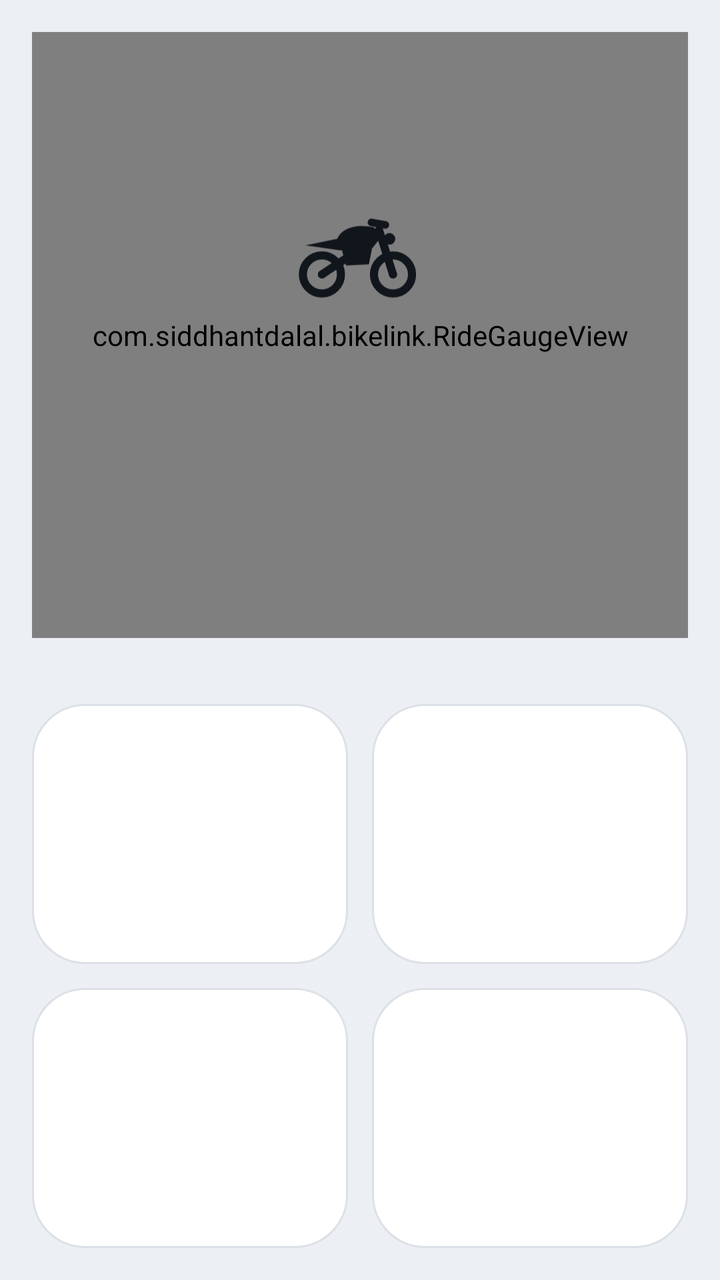
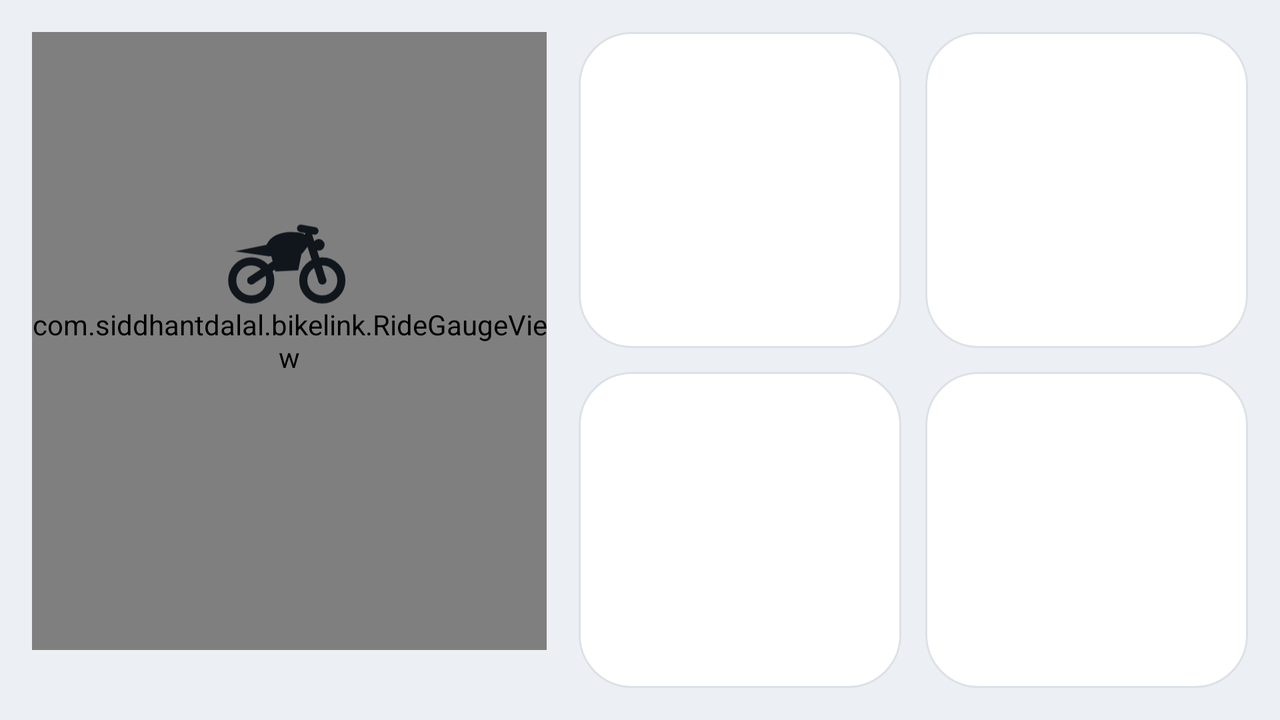

First picture: res/layout/ on a phone held upright. Second picture: the repository's own variant of that layout, on a device whose configuration matches the variant's folder. Source for both follows.
<!-- AndroidManifest.xml: application theme Theme.BikeLink -->
<!-- res/layout/pane_home.xml -->
<?xml version="1.0" encoding="utf-8"?>
<LinearLayout xmlns:android="http://schemas.android.com/apk/res/android"
    android:layout_width="match_parent"
    android:layout_height="match_parent"
    android:background="@drawable/bg_screen"
    android:clickable="true"
    android:focusable="true"
    android:orientation="vertical"
    android:padding="16dp">

    <include
        layout="@layout/dashboard_gauge"
        android:layout_width="match_parent"
        android:layout_height="0dp"
        android:layout_weight="1" />

    <TextView
        android:id="@+id/status_detail"
        android:layout_width="match_parent"
        android:layout_height="wrap_content"
        android:ellipsize="end"
        android:gravity="center"
        android:maxLines="2"
        android:paddingHorizontal="8dp"
        android:textColor="@color/text_secondary"
        android:textSize="14sp" />

    <include
        layout="@layout/dashboard_tiles"
        android:layout_width="match_parent"
        android:layout_height="272dp"
        android:layout_marginTop="14dp" />
</LinearLayout>
<!-- res/layout/dashboard_gauge.xml (included above) -->
<?xml version="1.0" encoding="utf-8"?>
<FrameLayout xmlns:android="http://schemas.android.com/apk/res/android"
    xmlns:tools="http://schemas.android.com/tools"
    android:id="@+id/gauge_frame"
    android:layout_width="match_parent"
    android:layout_height="300dp"
    tools:ignore="MergeRootFrame">

    <View
        android:id="@+id/gauge_glow"
        android:layout_width="match_parent"
        android:layout_height="match_parent" />

    <com.siddhantdalal.bikelink.RideGaugeView
        android:id="@+id/gauge"
        android:layout_width="match_parent"
        android:layout_height="match_parent"
        android:importantForAccessibility="no" />

    
    <LinearLayout
        android:id="@+id/gauge_center"
        android:layout_width="wrap_content"
        android:layout_height="wrap_content"
        android:layout_gravity="center"
        android:gravity="center_horizontal"
        android:orientation="vertical">

        <ImageView
            android:layout_width="66dp"
            android:layout_height="46dp"
            android:importantForAccessibility="no"
            android:src="@drawable/ic_bike"
            android:tint="@color/text_primary" />

        
        <TextView
            android:id="@+id/status_word"
            android:layout_width="170dp"
            android:layout_height="50dp"
            android:layout_marginTop="8dp"
            android:accessibilityLiveRegion="polite"
            android:autoSizeMaxTextSize="44sp"
            android:autoSizeMinTextSize="22sp"
            android:autoSizeTextType="uniform"
            android:fontFamily="@font/space_grotesk"
            android:gravity="center"
            android:includeFontPadding="false"
            android:letterSpacing="0.04"
            android:maxLines="1"
            android:textColor="@color/text_primary"
            android:textStyle="bold" />

        <TextView
            android:id="@+id/status_caption"
            android:layout_width="wrap_content"
            android:layout_height="wrap_content"
            android:layout_marginTop="4dp"
            android:fontFamily="sans-serif-medium"
            android:letterSpacing="0.25"
            android:textAllCaps="true"
            android:textColor="@color/text_secondary"
            android:textSize="12sp" />
    </LinearLayout>
</FrameLayout>
<!-- res/layout/dashboard_tiles.xml (included above) -->
<?xml version="1.0" encoding="utf-8"?>
<LinearLayout xmlns:android="http://schemas.android.com/apk/res/android"
    xmlns:tools="http://schemas.android.com/tools"
    android:layout_width="match_parent"
    android:layout_height="match_parent"
    android:orientation="vertical"
    tools:ignore="NestedWeights">

    <LinearLayout
        android:layout_width="match_parent"
        android:layout_height="0dp"
        android:layout_weight="1"
        android:baselineAligned="false"
        android:orientation="horizontal">

        <include
            android:id="@+id/tile_map"
            layout="@layout/dashboard_tile"
            android:layout_width="0dp"
            android:layout_height="match_parent"
            android:layout_marginEnd="6dp"
            android:layout_weight="1" />

        <include
            android:id="@+id/tile_music"
            layout="@layout/dashboard_tile"
            android:layout_width="0dp"
            android:layout_height="match_parent"
            android:layout_marginStart="6dp"
            android:layout_weight="1" />
    </LinearLayout>

    <LinearLayout
        android:layout_width="match_parent"
        android:layout_height="0dp"
        android:layout_marginTop="12dp"
        android:layout_weight="1"
        android:baselineAligned="false"
        android:orientation="horizontal">

        <include
            android:id="@+id/tile_calls"
            layout="@layout/dashboard_tile"
            android:layout_width="0dp"
            android:layout_height="match_parent"
            android:layout_marginEnd="6dp"
            android:layout_weight="1" />

        <include
            android:id="@+id/tile_setup"
            layout="@layout/dashboard_tile"
            android:layout_width="0dp"
            android:layout_height="match_parent"
            android:layout_marginStart="6dp"
            android:layout_weight="1" />
    </LinearLayout>
</LinearLayout>
<!-- res/layout/dashboard_tile.xml (included above) -->
<?xml version="1.0" encoding="utf-8"?>
<LinearLayout xmlns:android="http://schemas.android.com/apk/res/android"
    android:layout_width="match_parent"
    android:layout_height="match_parent"
    android:background="@drawable/bg_tile"
    android:clickable="true"
    android:focusable="true"
    android:orientation="vertical"
    android:padding="16dp">

    <LinearLayout
        android:layout_width="match_parent"
        android:layout_height="wrap_content"
        android:gravity="center_vertical"
        android:orientation="horizontal">

        <FrameLayout
            android:id="@+id/tile_icon_chip"
            android:layout_width="44dp"
            android:layout_height="44dp"
            android:background="@drawable/bg_icon_chip">

            <ImageView
                android:id="@+id/tile_icon"
                android:layout_width="26dp"
                android:layout_height="26dp"
                android:layout_gravity="center"
                android:importantForAccessibility="no" />
        </FrameLayout>

        <Space
            android:layout_width="0dp"
            android:layout_height="0dp"
            android:layout_weight="1" />

        <ImageView
            android:layout_width="22dp"
            android:layout_height="22dp"
            android:importantForAccessibility="no"
            android:src="@drawable/ic_chevron_right"
            android:tint="@color/text_tertiary" />
    </LinearLayout>

    <Space
        android:layout_width="match_parent"
        android:layout_height="0dp"
        android:layout_weight="1"
        android:minHeight="8dp" />

    <TextView
        android:id="@+id/tile_title"
        android:layout_width="match_parent"
        android:layout_height="wrap_content"
        android:ellipsize="end"
        android:fontFamily="@font/space_grotesk"
        android:singleLine="true"
        android:textColor="@color/text_primary"
        android:textSize="20sp"
        android:textStyle="bold" />

    <TextView
        android:id="@+id/tile_subtitle"
        android:layout_width="match_parent"
        android:layout_height="wrap_content"
        android:layout_marginTop="2dp"
        android:ellipsize="end"
        android:singleLine="true"
        android:textColor="@color/text_secondary"
        android:textSize="13sp" />
</LinearLayout>
<!-- resources referenced by this layout -->
<resources>
  <color name="text_primary">#11161C</color>
  <color name="text_secondary">#56606C</color>
  <!-- drawable bg_icon_chip (drawable) -->
  <?xml version="1.0" encoding="utf-8"?>
  <shape xmlns:android="http://schemas.android.com/apk/res/android">
      <corners android:radius="14dp" />
      <solid android:color="@android:color/white" />
  </shape>
  <!-- drawable bg_tile (drawable) -->
  <?xml version="1.0" encoding="utf-8"?>
  <ripple xmlns:android="http://schemas.android.com/apk/res/android"
      android:color="#26FFFFFF">
      <item>
          <shape>
              <corners android:radius="26dp" />
              <solid android:color="@color/surface" />
              <stroke
                  android:width="1dp"
                  android:color="@color/surface_stroke" />
          </shape>
      </item>
  </ripple>
  <!-- drawable ic_bike (drawable) -->
  <?xml version="1.0" encoding="utf-8"?>
  <vector xmlns:android="http://schemas.android.com/apk/res/android"
      android:width="52dp"
      android:height="36dp"
      android:viewportWidth="52"
      android:viewportHeight="36">
      <group
          android:translateX="-26"
          android:translateY="-46">
          <path
              android:pathData="M29.5,71a7.5,7.5 0,1 0,15 0a7.5,7.5 0,1 0,-15 0 M57.5,71a7.5,7.5 0,1 0,15 0a7.5,7.5 0,1 0,-15 0 M37,71L46,65 M65,71L59.5,53.5"
              android:strokeWidth="3.2"
              android:strokeColor="@android:color/white"
              android:strokeLineCap="round"
              android:strokeLineJoin="round" />
          <path
              android:pathData="M56.5,50.5L62,51.5"
              android:strokeWidth="3"
              android:strokeColor="@android:color/white"
              android:strokeLineCap="round" />
          <path
              android:fillColor="@android:color/white"
              android:pathData="M30.5,59.5L43,57C45,52.5 51,51 57.5,52.5L60.5,56L57,60.5L44,61.5Z M44.5,60L57,59.5L55.5,67L46.5,67.5Z M61.3,57a2.3,2.3 0,1 0,4.6 0a2.3,2.3 0,1 0,-4.6 0 M35.4,71a1.6,1.6 0,1 0,3.2 0a1.6,1.6 0,1 0,-3.2 0 M63.4,71a1.6,1.6 0,1 0,3.2 0a1.6,1.6 0,1 0,-3.2 0" />
      </group>
  </vector>
  <!-- drawable ic_chevron_right (drawable) -->
  <?xml version="1.0" encoding="utf-8"?>
  <vector xmlns:android="http://schemas.android.com/apk/res/android"
      android:width="24dp"
      android:height="24dp"
      android:viewportWidth="960"
      android:viewportHeight="960">
      <group android:translateY="960">
          <path
              android:fillColor="@android:color/white"
              android:pathData="M504-480 348-636q-11-11-11-28t11-28q11-11 28-11t28 11l184 184q6 6 8.5 13t2.5 15q0 8-2.5 15t-8.5 13L404-268q-11 11-28 11t-28-11q-11-11-11-28t11-28l156-156Z" />
      </group>
  </vector>
  <style name="Theme.BikeLink" parent="Base.Theme.BikeLink">
          <item name="android:colorPrimary">@color/accent</item>
          <item name="android:colorAccent">@color/accent</item>
          <item name="android:windowBackground">@color/bg_bottom</item>
          <item name="android:statusBarColor">@color/bg_top</item>
          <item name="android:navigationBarColor">@color/bg_bottom</item>
      </style>
  <color name="surface">#FFFFFF</color>
  <color name="surface_stroke">#DCE1E7</color>
  <style name="Base.Theme.BikeLink" parent="@android:style/Theme.Material.Light.NoActionBar">
          <item name="android:windowLightStatusBar">true</item>
          <item name="android:windowLightNavigationBar" tools:targetApi="o_mr1">true</item>
      </style>
  <color name="accent">#0A8545</color>
  <color name="bg_bottom">#ECEFF3</color>
  <color name="bg_top">#F7F8FA</color>
</resources>
<!-- res/layout-land/pane_home.xml (the repository's variant of the layout above) -->
<!-- drawn on the phone turned sideways -->
<?xml version="1.0" encoding="utf-8"?>
<LinearLayout xmlns:android="http://schemas.android.com/apk/res/android"
    xmlns:tools="http://schemas.android.com/tools"
    android:layout_width="match_parent"
    android:layout_height="match_parent"
    android:background="@drawable/bg_screen"
    android:baselineAligned="false"
    android:clickable="true"
    android:focusable="true"
    android:orientation="horizontal"
    android:padding="16dp">

    
    <LinearLayout
        android:layout_width="0dp"
        android:layout_height="match_parent"
        android:layout_weight="1"
        android:orientation="vertical"
        tools:ignore="NestedWeights">

        <include
            layout="@layout/dashboard_gauge"
            android:layout_width="match_parent"
            android:layout_height="0dp"
            android:layout_weight="1" />

        <TextView
            android:id="@+id/status_detail"
            android:layout_width="match_parent"
            android:layout_height="wrap_content"
            android:ellipsize="end"
            android:gravity="center"
            android:singleLine="true"
            android:textColor="@color/text_secondary"
            android:textSize="14sp" />
    </LinearLayout>

    <include
        layout="@layout/dashboard_tiles"
        android:layout_width="0dp"
        android:layout_height="match_parent"
        android:layout_marginStart="16dp"
        android:layout_weight="1.3" />
</LinearLayout>
